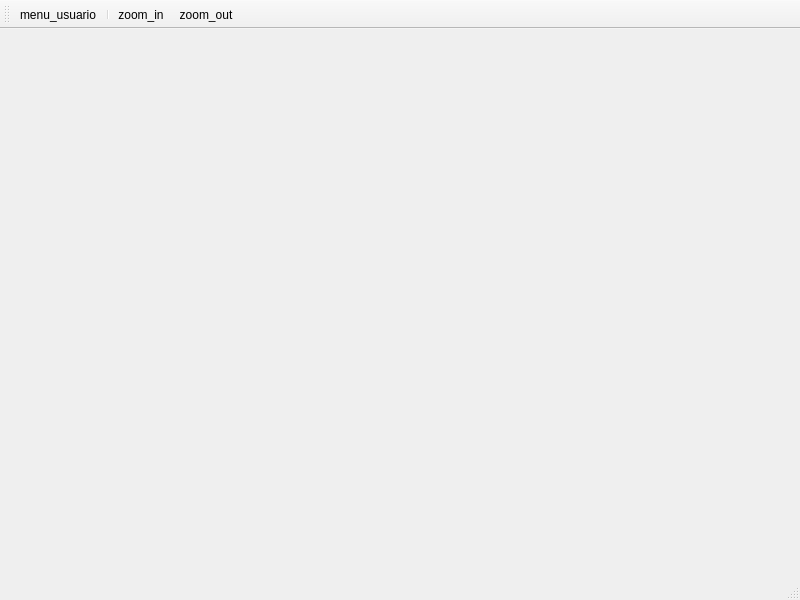
<?xml version="1.0" encoding="UTF-8"?>
<ui version="4.0">
 <class>MainWindow</class>
 <widget class="QMainWindow" name="MainWindow">
  <property name="geometry">
   <rect>
    <x>0</x>
    <y>0</y>
    <width>800</width>
    <height>600</height>
   </rect>
  </property>
  <property name="windowTitle">
   <string>MainWindow</string>
  </property>
  <widget class="QWidget" name="centralwidget"/>
  <widget class="QStatusBar" name="statusbar"/>
  <widget class="QToolBar" name="toolBar">
   <property name="windowTitle">
    <string>toolBar</string>
   </property>
   <attribute name="toolBarArea">
    <enum>TopToolBarArea</enum>
   </attribute>
   <attribute name="toolBarBreak">
    <bool>false</bool>
   </attribute>
   <addaction name="actionmenu_usuario"/>
   <addaction name="separator"/>
   <addaction name="actionzoom_in"/>
   <addaction name="actionzoom_out"/>
  </widget>
  <action name="actionzoom_in">
   <property name="icon">
    <iconset resource="resources/resources.qrc">
     <normaloff>:/icons/magnifier-zoom-in.png</normaloff>:/icons/magnifier-zoom-in.png</iconset>
   </property>
   <property name="text">
    <string>zoom_in</string>
   </property>
   <property name="menuRole">
    <enum>QAction::MenuRole::NoRole</enum>
   </property>
  </action>
  <action name="actionzoom_out">
   <property name="icon">
    <iconset resource="resources/resources.qrc">
     <normaloff>:/icons/magnifier-zoom-out.png</normaloff>:/icons/magnifier-zoom-out.png</iconset>
   </property>
   <property name="text">
    <string>zoom_out</string>
   </property>
   <property name="menuRole">
    <enum>QAction::MenuRole::NoRole</enum>
   </property>
  </action>
  <action name="actionmenu_usuario">
   <property name="icon">
    <iconset resource="resources/resources.qrc">
     <normaloff>:/icons/user-silhouette-question.png</normaloff>:/icons/user-silhouette-question.png</iconset>
   </property>
   <property name="text">
    <string>menu_usuario</string>
   </property>
   <property name="menuRole">
    <enum>QAction::MenuRole::NoRole</enum>
   </property>
  </action>
 </widget>
 <resources>
  <include location="resources/resources.qrc"/>
 </resources>
 <connections/>
</ui>
